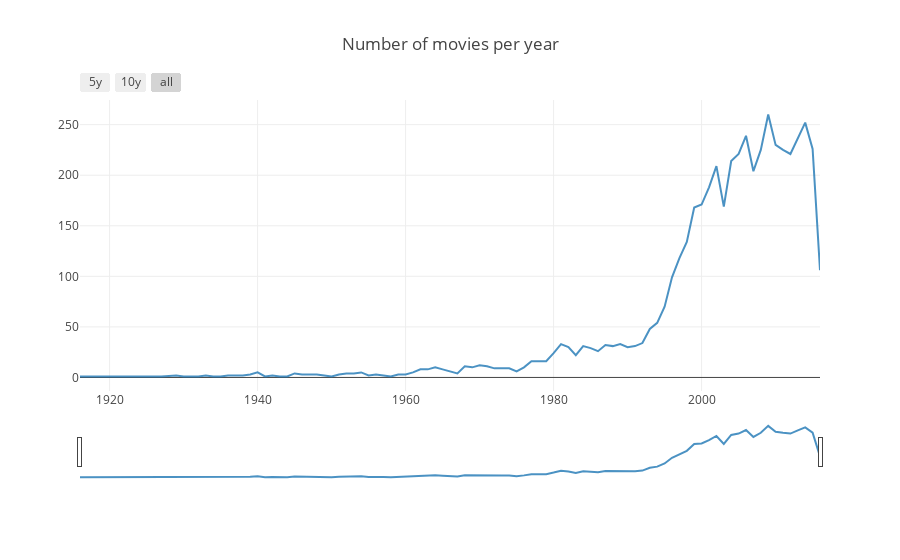

The code cell stored with this chart in its notebook:
### Code cell
trace = Scatter(
    x=title_year.index,
    y=title_year['Count'],
    opacity = 0.8)

data = [trace]

layout = dict(
    title='Number of movies per year',
    xaxis=dict(
        rangeselector=dict(
            buttons=list([
                dict(count=5,
                     label='5y',
                     step='year',
                     stepmode='backward'),
                dict(count=10,
                     label='10y',
                     step='year',
                     stepmode='backward'),
                dict(step='all')
            ])
        ),
        rangeslider=dict(),
        type='date',
        tickformat='%Y'
    )
)

fig = dict(data=data, layout=layout)
iplot(fig, filename = "Movie Count with Rangeslider")

### Figure 1 — Plotly figure (JSON) as saved in the notebook; plotly's stock layout.template omitted (floating-point values rounded to 4 significant figures)
{"data": [{"opacity": 0.8, "type": "scatter", "x": [1916, 1920, 1925, 1927, 1929, 1930, 1932, 1933, 1934, 1935, 1936, 1937, 1938, 1939, 1940, 1941, 1942, 1943, 1944, 1945, 1946, 1947, 1948, 1949, 1950, 1951, 1952, 1953, 1954, 1955, 1956, 1957, 1958, 1959, 1960, 1961, 1962, 1963, 1964, 1965, 1966, 1967, 1968, 1969, 1970, 1971, 1972, 1973, 1974, 1975, 1976, 1977, 1978, 1979, 1980, 1981, 1982, 1983, 1984, 1985, 1986, 1987, 1988, 1989, 1990, 1991, 1992, 1993, 1994, 1995, 1996, 1997, 1998, 1999, 2000, 2001, 2002, 2003, 2004, 2005, 2006, 2007, 2008, 2009, 2010, 2011, 2012, 2013, 2014, 2015, 2016], "y": [1, 1, 1, 1, 2, 1, 1, 2, 1, 1, 2, 2, 2, 3, 5, 1, 2, 1, 1, 4, 3, 3, 3, 2, 1, 3, 4, 4, 5, 2, 3, 2, 1, 3, 3, 5, 8, 8, 10, 8, 6, 4, 11, 10, 12, 11, 9, 9, 9, 6, 10, 16, 16, 16, 24, 33, 30, 22, 31, 29, 26, 32, 31, 33, 30, 31, 34, 48, 54, 70, 99, 118, 134, 168, 171, 188, 209, 169, 214, 221, 239, 204, 225, 260, 230, 225, 221, 237, 252, 226, 106]}], "layout": {"title": "Number of movies per year", "xaxis": {"rangeselector": {"buttons": [{"count": 5, "label": "5y", "step": "year", "stepmode": "backward"}, {"count": 10, "label": "10y", "step": "year", "stepmode": "backward"}, {"step": "all"}]}, "rangeslider": {}, "tickformat": "%Y", "type": "date"}}}
